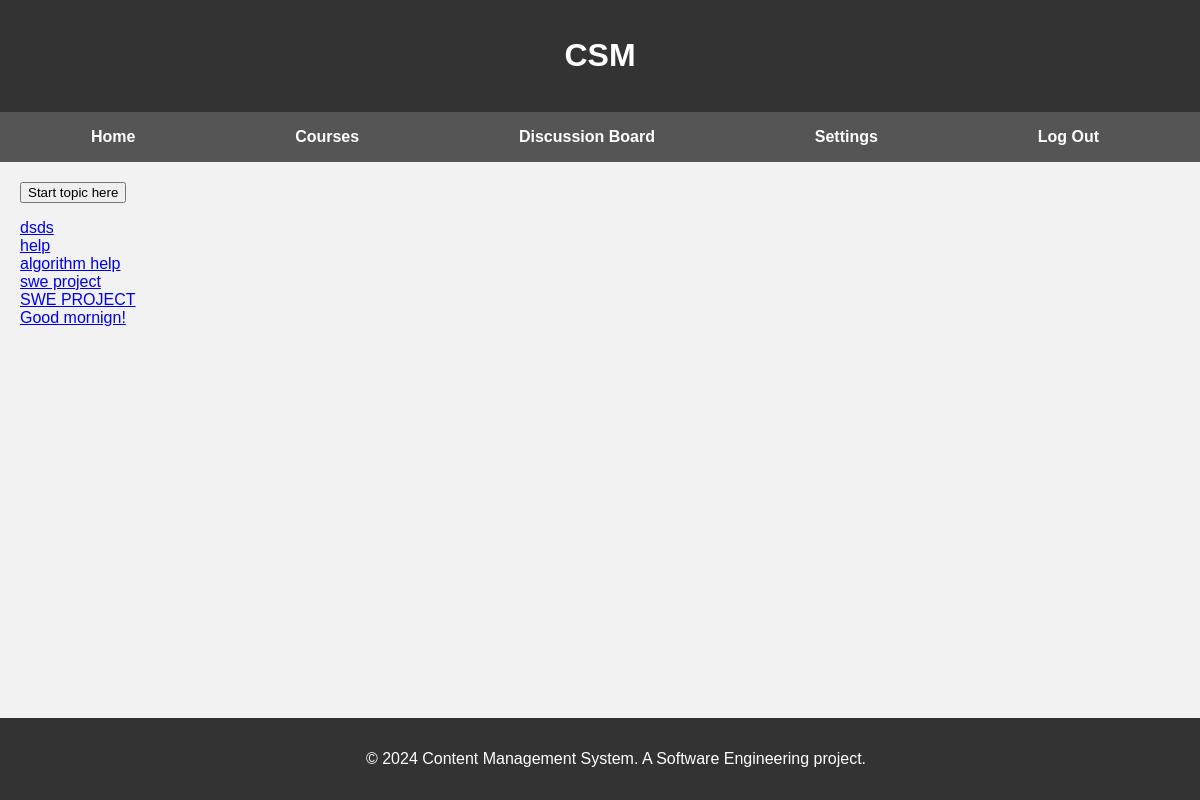
The app's page /course_app/discussions/ (signed in) with its own data.
### course_app/models.py (models this page shows, shortened)
class Discussion(models.Model):
    title = models.CharField(max_length=200)
    content = models.TextField()
    created_at = models.DateTimeField(auto_now_add=True)
    author = models.ForeignKey(settings.AUTH_USER_MODEL, on_delete=models.CASCADE)

### course_app/views.py (the view)
# urls.py: path('discussions/', discussion_page, name='discussion_page'),
@login_required
def discussion_page(request):
    if request.method == 'POST':
        form = YourForm(request.POST)
        if form.is_valid():
            topic = form.cleaned_data['topic']
            content = form.cleaned_data['content']
            Discussion.objects.create(topic=topic, content=content)
            return redirect('discussions_list')
    else:
        form = YourForm()
    discussions = Discussion.objects.all()
    return render(request, 'discussions/discussions_list.html', {'discussions': discussions, 'form': form})

### course_app/templates/discussions/discussions_list.html (shortened to what this page needs)
{% extends 'base_generic.html' %}
{% block content %}
<a href="{% url 'start_topic' %}"><button>Start topic here</button></a>
  {% for discussion in discussions %}
    <a href="{% url 'discussion_detail' discussion.id %}">{{ discussion.title }}</a><br>
  {% endfor %}
{% endblock %}

### course_app/templates/base_generic.html (style rules this page uses)
body { margin: 0; font-family: Arial, sans-serif; background-color: #f2f2f2; }

### records on screen
Discussion: title "dsds"
Discussion: title "help"
Discussion: title "algorithm help"
Discussion: title "swe project"
Discussion: title "SWE PROJECT"
Discussion: title "Good mornign!"
